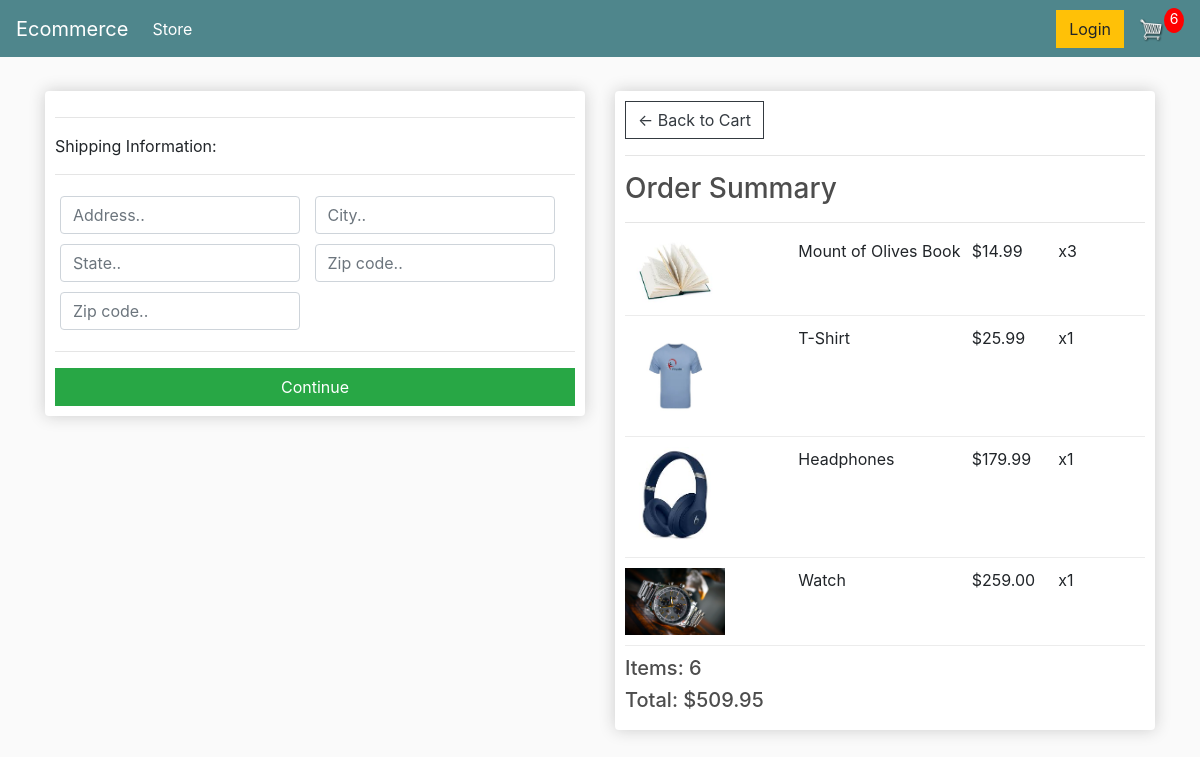
Before: /checkout/ (signed in) with the older database file.
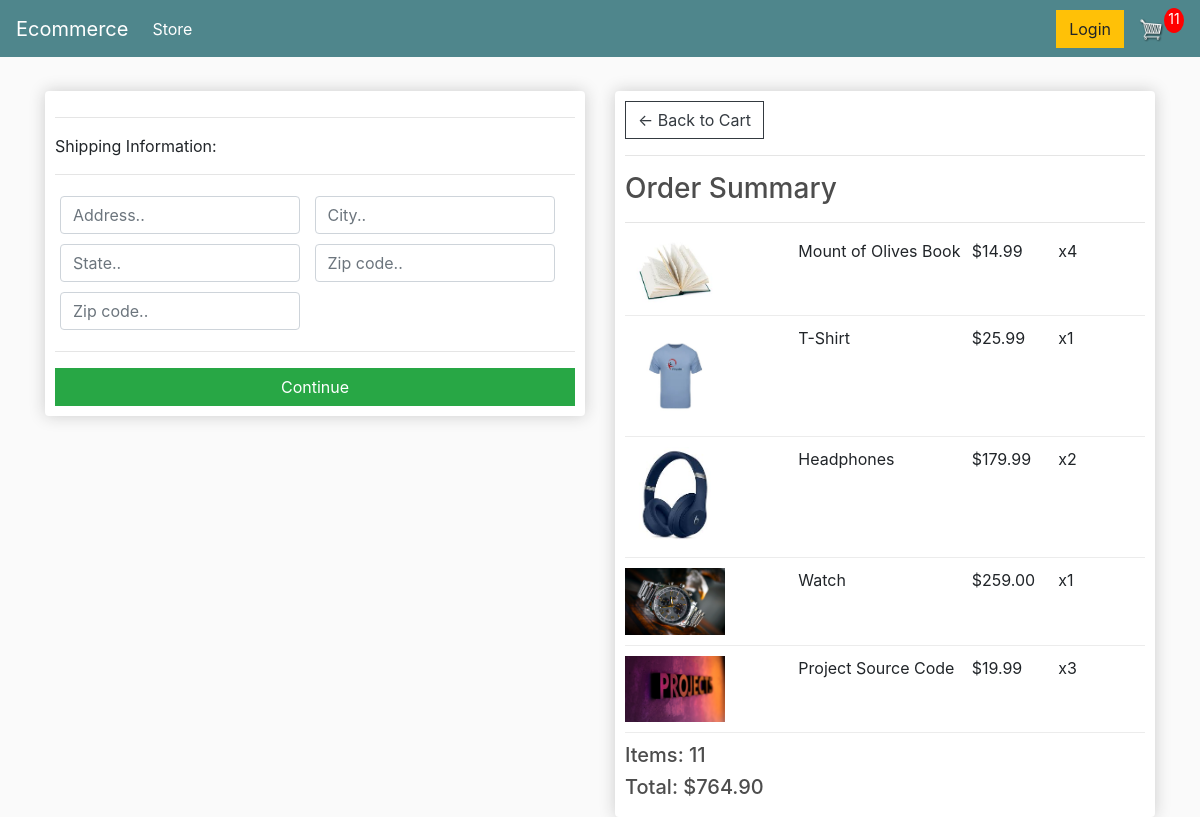
After: the same page with the newer database file.
### store/models.py (models this page shows, shortened)
class OrderItem(models.Model):
    product = models.ForeignKey(Product, on_delete=models.SET_NULL, null=True)
    order = models.ForeignKey(Order, on_delete=models.SET_NULL, null=True)
    quantity = models.IntegerField(default=0, null=True, blank=True)
    date_added = models.DateTimeField(auto_now_add=True)
    @property
    def get_total(self):
        return self.product.price * self.quantity

class Product(models.Model):
    name = models.CharField(max_length=200)
    price = models.FloatField()
    digital = models.BooleanField(default=False, null=True, blank=True)
    image = models.ImageField(null=True, blank=True)
    @property
    def imageURL(self):
        try:
            url = self.image.url
        except Exception:
            url = ''
        return url

class Order(models.Model):
    customer = models.ForeignKey(
        Customer, on_delete=models.SET_NULL, null=True, blank=True)
    date_ordered = models.DateTimeField(auto_now_add=True)
    complete = models.BooleanField(default=False)
    transaction_id = models.CharField(max_length=100, null=True)
    @property
    def shipping(self):
        orderitems = self.orderitem_set.all()
        return any(i.product.digital == False for i in orderitems)
    @property
    def get_cart_total(self):
        orderitems = self.orderitem_set.all()
        return sum(item.get_total for item in orderitems)
    @property
    def get_cart_items(self):
        orderitems = self.orderitem_set.all()
        return sum(item.quantity for item in orderitems)

### store/views.py (the view)
# urls.py: path('checkout/', views.checkout, name='checkout'),
def checkout(request):
    if request.user.is_authenticated:
        customer = request.user.customer
        order, created = Order.objects.get_or_create(
            customer=customer, complete=False)
        items = order.orderitem_set.all()
        cartItems = order.get_cart_items
    else:
        items = []
        order = {'get_cart_total': 0, 'get_cart_items': 0, 'shipping': False}
        cartItems = order['get_cart_items']
    context = {'items': items, 'order': order, 'cartItems': cartItems}
    return render(request, 'store/checkout.html', context)

### store/templates/store/checkout.html (shortened to what this page needs)
{% extends 'store/main.html' %}
{% load static %}
{% block content %}
<head>
</head>
<div class="row">
    <div class="col-lg-6">
        <div class="box-element" id="form-wrapper">
            <form id="form">
                <div id="shipping-info">
                    <hr>
                    <p>Shipping Information:</p>
                    <hr>
                    <div class="form-field">
                        <input class="form-control" type="text" name="address" placeholder="Address..">
                    </div>
                    <div class="form-field">
                        <input class="form-control" type="text" name="city" placeholder="City..">
                    </div>
                    <div class="form-field">
                        <input class="form-control" type="text" name="state" placeholder="State..">
                    </div>
                    <div class="form-field">
                        <input class="form-control" type="text" name="zipcode" placeholder="Zip code..">
                    </div>
                    <div class="form-field">
                        <input class="form-control" type="text" name="country" placeholder="Zip code..">
                    </div>
                </div>
                <hr>
                <input id="form-button" class="btn btn-success btn-block" type="submit" value="Continue">
            </form>
        </div>
        <br>
    </div>
    <div class="col-lg-6">
        <div class="box-element">
            <a class="btn btn-outline-dark" href="{% url 'cart' %}">&#x2190; Back to Cart</a>
            <hr>
            <h3>Order Summary</h3>
            <hr>
            {% for item in items %}
            <div class="cart-row">
                <div style="flex:2"><img class="row-image" src="{{item.product.imageURL}}"></div>
                <div style="flex:2">
                    <p>{{item.product.name}}</p>
                </div>
                <div style="flex:1">
                    <p>${{item.product.price|floatformat:2}}</p>
                </div>
                <div style="flex:1">
                    <p>x{{item.quantity}}</p>
                </div>
            </div>
            {% endfor %}
            <h5>Items: {{order.get_cart_items}}</h5>
            <h5>Total: ${{order.get_cart_total|floatformat:2}}</h5>
        </div>
    </div>
</div>
{% endblock content %}

Changed rows visible on the page:
changed OrderItem "Mount of Olives Book": quantity "3" → "4"
changed OrderItem "Headphones": quantity "1" → "2"
added OrderItem: product.imageURL (picture), product.name "Project Source Code", product.price "19.99", quantity "3"
changed through a linked row, Order: get_cart_items "6" → "11"; get_cart_total "509.95" → "764.90"
Other visible differences:
{{ cartItems }}: "6" → "11"
